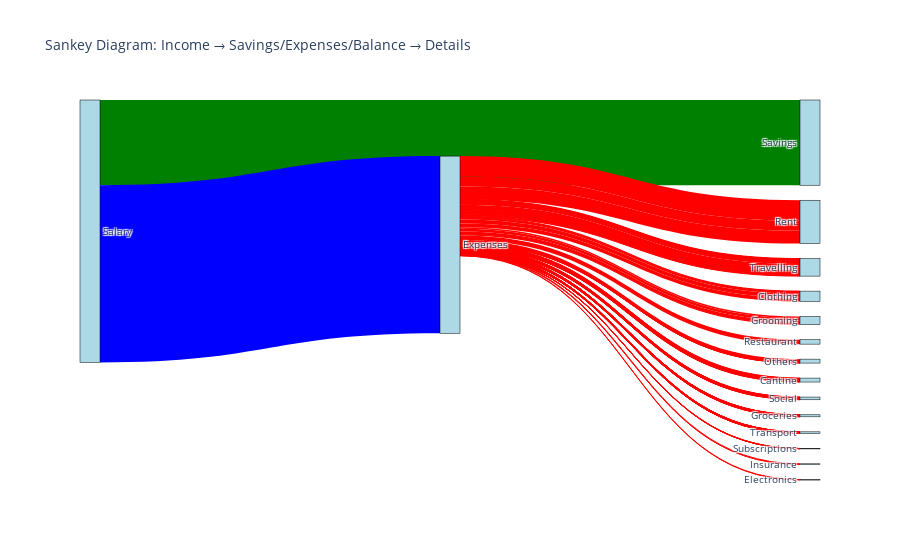

Notebook code cell kept with this figure:
### Code cell
graphs.sankey_diagram(df).show()

### Figure 1 — Plotly figure (JSON) as saved in the notebook; plotly's stock layout.template omitted (floating-point values rounded to 4 significant figures)
{"data": [{"link": {"color": ["green", "blue", "red", "red", "red", "red", "red", "red", "red", "red", "red", "red", "red", "red", "red", "red", "red", "red", "red", "red", "red", "red", "red", "red", "red", "red", "red", "red", "red", "red", "red", "red", "red", "red", "red", "red", "red", "red", "red", "red", "red", "red", "red", "red", "red", "red", "red", "red", "red", "red", "red", "red", "red", "red", "red", "red", "red", "red", "red", "red", "red", "red", "red", "red", "red", "red", "red", "red", "red", "red", "red", "red", "red", "red", "red", "red", "red", "red", "red", "red", "red", "red", "red", "red", "red", "red", "red", "red", "red", "red", "red", "red", "red", "red", "red", "red", "red", "red", "red", "red", "red", "red", "red", "red", "red", "red", "red", "red", "red", "red", "red", "red", "red", "red"], "source": [0, 0, 2, 2, 2, 2, 2, 2, 2, 2, 2, 2, 2, 2, 2, 2, 2, 2, 2, 2, 2, 2, 2, 2, 2, 2, 2, 2, 2, 2, 2, 2, 2, 2, 2, 2, 2, 2, 2, 2, 2, 2, 2, 2, 2, 2, 2, 2, 2, 2, 2, 2, 2, 2, 2, 2, 2, 2, 2, 2, 2, 2, 2, 2, 2, 2, 2, 2, 2, 2, 2, 2, 2, 2, 2, 2, 2, 2, 2, 2, 2, 2, 2, 2, 2, 2, 2, 2, 2, 2, 2, 2, 2, 2, 2, 2, 2, 2, 2, 2, 2, 2, 2, 2, 2, 2, 2, 2, 2, 2, 2, 2, 2, 2], "target": [1, 2, 4, 5, 6, 7, 8, 9, 10, 8, 9, 9, 7, 8, 7, 7, 7, 7, 7, 5, 11, 7, 4, 12, 10, 13, 7, 5, 13, 11, 11, 13, 14, 13, 10, 10, 10, 13, 10, 14, 11, 10, 13, 6, 15, 14, 11, 13, 10, 13, 5, 8, 14, 5, 8, 14, 7, 10, 13, 7, 7, 11, 7, 7, 7, 9, 10, 10, 13, 10, 13, 13, 7, 7, 7, 7, 7, 7, 13, 7, 11, 10, 7, 10, 15, 14, 8, 10, 11, 4, 5, 8, 10, 14, 9, 15, 7, 14, 6, 16, 7, 14, 8, 11, 10, 15, 10, 14, 11, 10, 10, 14, 7, 10], "value": [2664.0, 5536.0, 3.75, 44, 640, 18.65, 36, 34.5, 0.76, 3.3, 20.3, 11.18, 5.5, 44.5, 2.7, 3.1, 81.22, 24, 0.12, 89.99, 12.9, 33.79, 3.75, 24.9, 3.54, 9, 142.9, 44, 3.8, 14.7, 13.6, 9, 2.3, 12, 4, 1.1, 6.25, 1.4, 0.5, 2.3, 13, 1.1, 5, 314, 25.15, 6.9, 15.8, 15, 9.9, 1.5, 13.2, 4, 2.3, 23.5, 5.7, 11.2, 25.9, 1.3, 2, 5.93, 11.85, 6.5, 7.86, 9.98, 10.14, 16.41, 1.1, 0.5, 4.4, 2.99, 9.3, 4.5, 11.5, 4.87, 8.45, 4.77, 3.88, 8.81, 8.69, 4.12, 13.1, 1.1, 13.4, 1.1, 50, 2.3, 10.2, 2.29, 13.6, 3.75, 44, 13.3, 2.03, 10.6, 55.7, 127.5, 14, 2.6, 400, 12.84, 69.01, 2.3, 6.2, 10.3, 1.15, 120, 3.45, 4.6, 10.3, 9.35, 3.78, 2.8, 22.41, 6.5]}, "node": {"color": "lightblue", "label": ["Salary", "Savings", "Expenses", "Balance", "Subscriptions", "Grooming", "Rent", "Travelling", "Others", "Restaurant", "Groceries", "Cantine", "Insurance", "Social", "Transport", "Clothing", "Electronics"], "line": {"color": "black", "width": 0.5}, "pad": 15, "thickness": 20}, "type": "sankey"}], "layout": {"font": {"size": 10}, "title": {"text": "Sankey Diagram: Income → Savings/Expenses/Balance → Details"}}}
